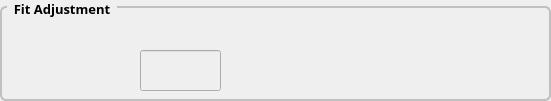
      <widget class="QGroupBox" name="groupBox_5">
       <property name="geometry">
        <rect>
         <x>20</x>
         <y>630</y>
         <width>551</width>
         <height>101</height>
        </rect>
       </property>
       <property name="font">
        <font>
         <family>Kartika</family>
         <pointsize>10</pointsize>
         <weight>75</weight>
         <italic>false</italic>
         <bold>true</bold>
        </font>
       </property>
       <property name="styleSheet">
        <string notr="true">QGroupBox {
    font: bold;
    border: 2px solid silver;
    border-radius: 6px;
    margin-top: 6px;
} 
QGroupBox::title {
subcontrol-origin: margin;
    left: 7px;

    padding: 0px 5px 0px 5px;
}</string>
       </property>
       <property name="title">
        <string>Fit Adjustment</string>
       </property>
       <property name="alignment">
        <set>Qt::AlignHCenter|Qt::AlignTop</set>
       </property>
       <property name="flat">
        <bool>false</bool>
       </property>
       <widget class="QPushButton" name="forwardExtraBtn">
        <property name="geometry">
         <rect>
          <x>340</x>
          <y>30</y>
          <width>121</width>
          <height>53</height>
         </rect>
        </property>
        <property name="font">
         <font>
          <family>Kartika</family>
          <pointsize>11</pointsize>
          <weight>75</weight>
          <bold>true</bold>
         </font>
        </property>
        <property name="icon">
         <iconset>
          <normalon>images/forward.png</normalon>
         </iconset>
        </property>
        <property name="iconSize">
         <size>
          <width>105</width>
          <height>45</height>
         </size>
        </property>
        <property name="autoRepeat">
         <bool>true</bool>
        </property>
        <property name="flat">
         <bool>true</bool>
        </property>
       </widget>
       <widget class="QPushButton" name="reverseExtraBtn">
        <property name="geometry">
         <rect>
          <x>240</x>
          <y>30</y>
          <width>121</width>
          <height>52</height>
         </rect>
        </property>
        <property name="font">
         <font>
          <family>Kartika</family>
          <pointsize>11</pointsize>
          <weight>75</weight>
          <bold>true</bold>
         </font>
        </property>
        <property name="icon">
         <iconset>
          <normalon>images/reverse.png</normalon>
         </iconset>
        </property>
        <property name="iconSize">
         <size>
          <width>105</width>
          <height>45</height>
         </size>
        </property>
        <property name="flat">
         <bool>true</bool>
        </property>
       </widget>
       <widget class="QLineEdit" name="extraPositionTxt">
        <property name="enabled">
         <bool>false</bool>
        </property>
        <property name="geometry">
         <rect>
          <x>140</x>
          <y>50</y>
          <width>81</width>
          <height>41</height>
         </rect>
        </property>
        <property name="font">
         <font>
          <family>Kartika</family>
          <pointsize>16</pointsize>
         </font>
        </property>
        <property name="alignment">
         <set>Qt::AlignCenter</set>
        </property>
        <property name="readOnly">
         <bool>true</bool>
        </property>
       </widget>
       <widget class="QPushButton" name="resetExtraBtn">
        <property name="geometry">
         <rect>
          <x>20</x>
          <y>30</y>
          <width>121</width>
          <height>52</height>
         </rect>
        </property>
        <property name="font">
         <font>
          <family>Kartika</family>
          <pointsize>11</pointsize>
          <weight>75</weight>
          <bold>true</bold>
         </font>
        </property>
        <property name="icon">
         <iconset>
          <normalon>images/stop.png</normalon>
         </iconset>
        </property>
        <property name="iconSize">
         <size>
          <width>105</width>
          <height>45</height>
         </size>
        </property>
        <property name="flat">
         <bool>true</bool>
        </property>
       </widget>
       <widget class="QPushButton" name="forwardFastExtraBtn">
        <property name="geometry">
         <rect>
          <x>440</x>
          <y>30</y>
          <width>121</width>
          <height>53</height>
         </rect>
        </property>
        <property name="font">
         <font>
          <family>Kartika</family>
          <pointsize>11</pointsize>
          <weight>75</weight>
          <bold>true</bold>
         </font>
        </property>
        <property name="icon">
         <iconset>
          <normalon>images/fast-forward.png</normalon>
         </iconset>
        </property>
        <property name="iconSize">
         <size>
          <width>105</width>
          <height>45</height>
         </size>
        </property>
        <property name="autoRepeat">
         <bool>true</bool>
        </property>
        <property name="flat">
         <bool>true</bool>
        </property>
       </widget>
       <widget class="QPushButton" name="reverseFastExtraBtn">
        <property name="geometry">
         <rect>
          <x>140</x>
          <y>30</y>
          <width>121</width>
          <height>53</height>
         </rect>
        </property>
        <property name="font">
         <font>
          <family>Kartika</family>
          <pointsize>11</pointsize>
          <weight>75</weight>
          <bold>true</bold>
         </font>
        </property>
        <property name="icon">
         <iconset>
          <normalon>images/fast-reverse.png</normalon>
         </iconset>
        </property>
        <property name="iconSize">
         <size>
          <width>105</width>
          <height>45</height>
         </size>
        </property>
        <property name="autoRepeat">
         <bool>true</bool>
        </property>
        <property name="flat">
         <bool>true</bool>
        </property>
       </widget>
       <zorder>extraPositionTxt</zorder>
       <zorder>forwardExtraBtn</zorder>
       <zorder>reverseExtraBtn</zorder>
       <zorder>resetExtraBtn</zorder>
       <zorder>forwardFastExtraBtn</zorder>
       <zorder>reverseFastExtraBtn</zorder>
      </widget>
